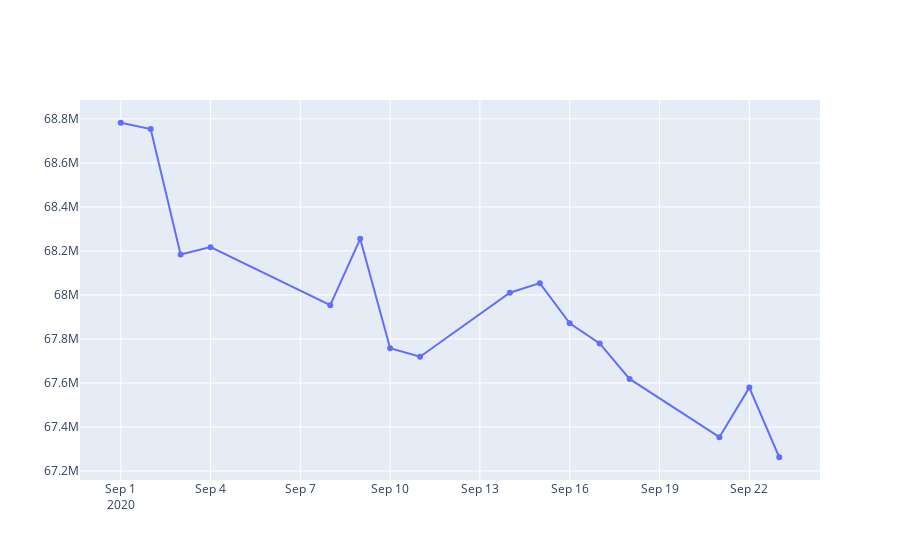

The notebook cell saved with this chart:
### Markdown cell above
CSHG SISTEMA II FUNDO DE INVESTIMENTO EM COTAS DE FUNDOS DE INVESTIMENTO MULTIMERCADO - CREDITO PRIVADO INVESTIMENTO NO EXTERIOR (valor do patrimonio liquido no mes de setembro)

### Code cell
fig = go.Figure(data= go.Scatter(x=df.query('CNPJ_FUNDO == "97.929.213/0001-34"')['DT_COMPTC'], 
                         y=df.query('CNPJ_FUNDO == "97.929.213/0001-34"')['VL_PATRIM_LIQ'],
                    mode='lines+markers',
                    name='97.929.213/0001-34'))
fig.show()

### Figure 1 — Plotly figure (JSON) as saved in the notebook; plotly's stock layout.template omitted (floating-point values rounded to 4 significant figures)
{"data": [{"mode": "lines+markers", "name": "97.929.213/0001-34", "type": "scatter", "x": ["2020-09-01", "2020-09-02", "2020-09-03", "2020-09-04", "2020-09-08", "2020-09-09", "2020-09-10", "2020-09-11", "2020-09-14", "2020-09-15", "2020-09-16", "2020-09-17", "2020-09-18", "2020-09-21", "2020-09-22", "2020-09-23"], "y": [68780000.0, 68750000.0, 68180000.0, 68220000.0, 67950000.0, 68250000.0, 67760000.0, 67720000.0, 68010000.0, 68050000.0, 67870000.0, 67779602, 67620000.0, 67350000.0, 67580000.0, 67260000.0]}], "layout": {}}
